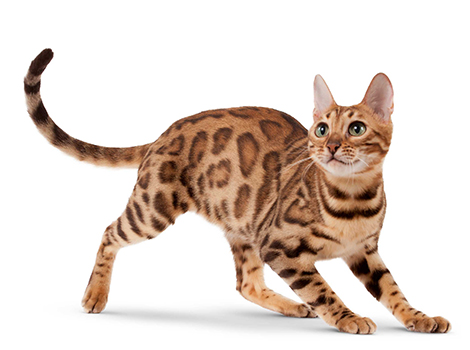
#> input picture examples/cat.jpg, 470 x 350 px
$ python create-image.py 175 940 cat.jpg
#> lines starting #> are read from the running program, lines starting #| are printed output that depends on the picture
import cv2
import numpy as np
import sys

def parseFile(fname, p):
#> called with fname = 'cat.jpg', p = 3
	imgsuffixes = set([".jpeg", ".jpg", ".png", ".tif"])
	arr = []

	# create random image
	if fname == "random":
		arr = np.random.randint(256, size=30000)

	# open existing image file
	elif fname[-4:].lower() in imgsuffixes:
		arr = cv2.imread(fname).flatten()

	# open file containing large number and create image array
	else:
		with open(fname) as f:
			arr = f.read().strip()
			arr = [int(arr[i:i+p]) for i in range(0, len(arr), p)]

	return np.asarray(arr)

def reshapeImg(img, l, w, p):
	# reshape image to (l, w) and add/remove pixels as needed
#> called with img = array of shape (493500,), l = 175, w = 940, p = 3
	while len(img) % p != 0:
		np.append(img, np.random.randint(256))
#> this loop made 0 passes

	olds = img.size / p
#> olds = 164500
	news = l*w
	if news < olds:
		img = img[:p*news]
	elif news > olds:
		img = np.concatenate( (img, np.random.randint(256, size=p*(news-olds))) )

	return img.reshape(l, w, p)
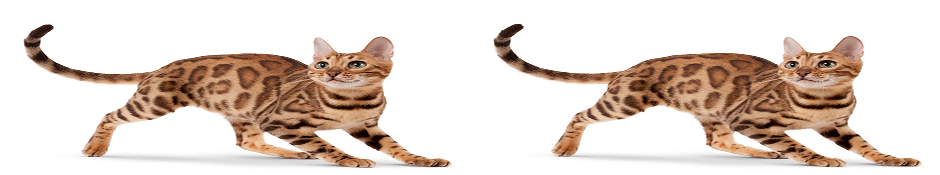
#> returned value: shape (175, 940, 3); mean of channels 0, 1, 2 204.5, 212.7, 225.7; drawn as B, G, R

if __name__ == "__main__":
	# Usage: python create-image2.py <height> <width> <arrayfname>
	# open and parse image file or create random image
	# and write reshaped image to img.png
	l, w = int(sys.argv[1]), int(sys.argv[2])
	img = parseFile(sys.argv[3], 3)
	cv2.imwrite("img.png", reshapeImg(img, l, w, 3))

# TEST CASES
#     python create-image.py 300 600 random
#     python create-image.py 21 21 array.txt
#     python create-image.py 63 7 array.txt
#     python create-image.py 175 940 cat.jpg
#     python create-image.py 650 235 cat.jpg
